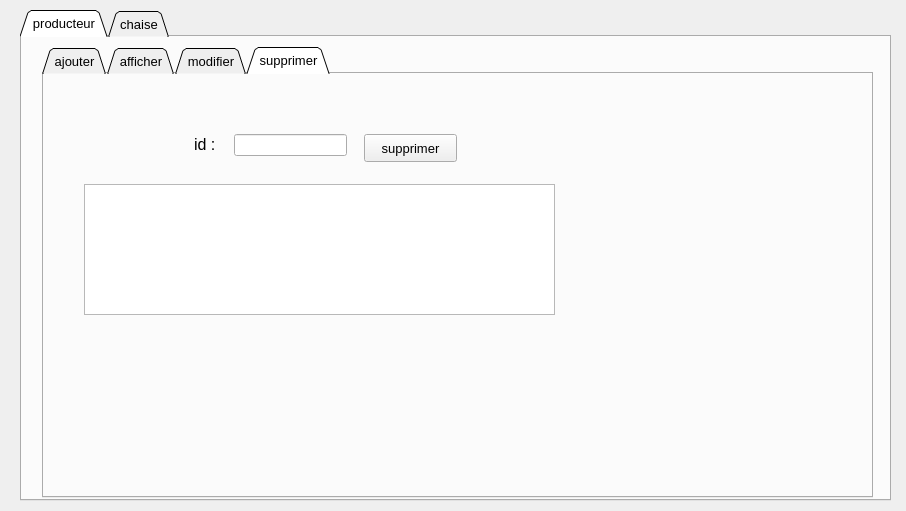
<?xml version="1.0" encoding="UTF-8"?>
<ui version="4.0">
 <class>chaise_producteur_page</class>
 <widget class="QDialog" name="chaise_producteur_page">
  <property name="geometry">
   <rect>
    <x>0</x>
    <y>0</y>
    <width>906</width>
    <height>511</height>
   </rect>
  </property>
  <property name="windowTitle">
   <string>Smart cinema</string>
  </property>
  <property name="styleSheet">
   <string notr="true">border-image: url(:/new/prefix3/beige.jpg);</string>
  </property>
  <widget class="QTabWidget" name="tabWidget">
   <property name="geometry">
    <rect>
     <x>20</x>
     <y>10</y>
     <width>871</width>
     <height>491</height>
    </rect>
   </property>
   <property name="font">
    <font>
     <pointsize>10</pointsize>
    </font>
   </property>
   <property name="styleSheet">
    <string notr="true">border-image: url(:/new/prefix3/orange.png);</string>
   </property>
   <property name="tabShape">
    <enum>QTabWidget::Triangular</enum>
   </property>
   <property name="currentIndex">
    <number>0</number>
   </property>
   <widget class="QWidget" name="tab">
    <attribute name="title">
     <string>producteur</string>
    </attribute>
    <widget class="QTabWidget" name="tabWidget_2">
     <property name="geometry">
      <rect>
       <x>20</x>
       <y>10</y>
       <width>831</width>
       <height>451</height>
      </rect>
     </property>
     <property name="font">
      <font>
       <pointsize>10</pointsize>
      </font>
     </property>
     <property name="styleSheet">
      <string notr="true">border-image: url(:/new/prefix2/marron.jpg);</string>
     </property>
     <property name="tabShape">
      <enum>QTabWidget::Triangular</enum>
     </property>
     <property name="currentIndex">
      <number>3</number>
     </property>
     <widget class="QWidget" name="tab_3">
      <attribute name="title">
       <string>ajouter</string>
      </attribute>
      <widget class="QLineEdit" name="lineEdit">
       <property name="geometry">
        <rect>
         <x>290</x>
         <y>50</y>
         <width>113</width>
         <height>22</height>
        </rect>
       </property>
       <property name="styleSheet">
        <string notr="true">border-image: whit
</string>
       </property>
      </widget>
      <widget class="QLineEdit" name="lineEdit_2">
       <property name="geometry">
        <rect>
         <x>290</x>
         <y>90</y>
         <width>113</width>
         <height>22</height>
        </rect>
       </property>
       <property name="styleSheet">
        <string notr="true">border-image: whit
</string>
       </property>
      </widget>
      <widget class="QLineEdit" name="lineEdit_3">
       <property name="geometry">
        <rect>
         <x>290</x>
         <y>130</y>
         <width>113</width>
         <height>22</height>
        </rect>
       </property>
       <property name="styleSheet">
        <string notr="true">border-image: whit
</string>
       </property>
      </widget>
      <widget class="QLineEdit" name="lineEdit_4">
       <property name="geometry">
        <rect>
         <x>290</x>
         <y>170</y>
         <width>113</width>
         <height>22</height>
        </rect>
       </property>
       <property name="styleSheet">
        <string notr="true">border-image: whit
</string>
       </property>
      </widget>
      <widget class="QLineEdit" name="lineEdit_5">
       <property name="geometry">
        <rect>
         <x>290</x>
         <y>210</y>
         <width>113</width>
         <height>22</height>
        </rect>
       </property>
       <property name="styleSheet">
        <string notr="true">border-image: whit
</string>
       </property>
      </widget>
      <widget class="QLabel" name="label">
       <property name="geometry">
        <rect>
         <x>220</x>
         <y>50</y>
         <width>61</width>
         <height>20</height>
        </rect>
       </property>
       <property name="font">
        <font>
         <pointsize>12</pointsize>
        </font>
       </property>
       <property name="styleSheet">
        <string notr="true"/>
       </property>
       <property name="text">
        <string>nom :</string>
       </property>
      </widget>
      <widget class="QLabel" name="label_2">
       <property name="geometry">
        <rect>
         <x>200</x>
         <y>90</y>
         <width>81</width>
         <height>21</height>
        </rect>
       </property>
       <property name="font">
        <font>
         <pointsize>12</pointsize>
        </font>
       </property>
       <property name="text">
        <string>prenom :</string>
       </property>
      </widget>
      <widget class="QLabel" name="label_3">
       <property name="geometry">
        <rect>
         <x>240</x>
         <y>130</y>
         <width>41</width>
         <height>20</height>
        </rect>
       </property>
       <property name="font">
        <font>
         <pointsize>12</pointsize>
        </font>
       </property>
       <property name="text">
        <string>id :</string>
       </property>
      </widget>
      <widget class="QLabel" name="label_4">
       <property name="geometry">
        <rect>
         <x>210</x>
         <y>170</y>
         <width>55</width>
         <height>21</height>
        </rect>
       </property>
       <property name="font">
        <font>
         <pointsize>12</pointsize>
        </font>
       </property>
       <property name="text">
        <string>email : </string>
       </property>
      </widget>
      <widget class="QLabel" name="label_5">
       <property name="geometry">
        <rect>
         <x>180</x>
         <y>210</y>
         <width>91</width>
         <height>20</height>
        </rect>
       </property>
       <property name="font">
        <font>
         <pointsize>12</pointsize>
        </font>
       </property>
       <property name="text">
        <string>télephone :</string>
       </property>
      </widget>
      <widget class="QLineEdit" name="lineEdit_6">
       <property name="geometry">
        <rect>
         <x>290</x>
         <y>250</y>
         <width>113</width>
         <height>22</height>
        </rect>
       </property>
       <property name="styleSheet">
        <string notr="true">border-image: whit
</string>
       </property>
      </widget>
      <widget class="QLabel" name="label_6">
       <property name="geometry">
        <rect>
         <x>190</x>
         <y>250</y>
         <width>71</width>
         <height>16</height>
        </rect>
       </property>
       <property name="font">
        <font>
         <pointsize>12</pointsize>
        </font>
       </property>
       <property name="text">
        <string>adresse :</string>
       </property>
      </widget>
      <widget class="QPushButton" name="pushButton">
       <property name="geometry">
        <rect>
         <x>320</x>
         <y>340</y>
         <width>151</width>
         <height>28</height>
        </rect>
       </property>
       <property name="styleSheet">
        <string notr="true">border-image: url(:/new/prefix3/orange.png);</string>
       </property>
       <property name="text">
        <string>ajouter</string>
       </property>
      </widget>
     </widget>
     <widget class="QWidget" name="tab_5">
      <attribute name="title">
       <string>afficher</string>
      </attribute>
      <widget class="QTableView" name="tableView">
       <property name="geometry">
        <rect>
         <x>60</x>
         <y>50</y>
         <width>411</width>
         <height>241</height>
        </rect>
       </property>
       <property name="styleSheet">
        <string notr="true">
border-image: whit
</string>
       </property>
      </widget>
      <widget class="QPushButton" name="pushButton_7">
       <property name="geometry">
        <rect>
         <x>550</x>
         <y>100</y>
         <width>93</width>
         <height>28</height>
        </rect>
       </property>
       <property name="styleSheet">
        <string notr="true">border-image: url(:/new/prefix3/orange.png);</string>
       </property>
       <property name="text">
        <string>pdf</string>
       </property>
      </widget>
      <widget class="QPushButton" name="pushButton_8">
       <property name="geometry">
        <rect>
         <x>550</x>
         <y>150</y>
         <width>93</width>
         <height>28</height>
        </rect>
       </property>
       <property name="styleSheet">
        <string notr="true">border-image: url(:/new/prefix3/orange.png);</string>
       </property>
       <property name="text">
        <string>imprimer</string>
       </property>
      </widget>
     </widget>
     <widget class="QWidget" name="tab_4">
      <attribute name="title">
       <string>modifier</string>
      </attribute>
      <widget class="QTableView" name="tableView_2">
       <property name="geometry">
        <rect>
         <x>20</x>
         <y>120</y>
         <width>311</width>
         <height>121</height>
        </rect>
       </property>
       <property name="styleSheet">
        <string notr="true">border-image: whit
</string>
       </property>
      </widget>
      <widget class="QLineEdit" name="lineEdit_8">
       <property name="geometry">
        <rect>
         <x>460</x>
         <y>20</y>
         <width>113</width>
         <height>22</height>
        </rect>
       </property>
       <property name="styleSheet">
        <string notr="true">border-image: whit
</string>
       </property>
      </widget>
      <widget class="QLineEdit" name="lineEdit_9">
       <property name="geometry">
        <rect>
         <x>460</x>
         <y>70</y>
         <width>113</width>
         <height>22</height>
        </rect>
       </property>
       <property name="styleSheet">
        <string notr="true">border-image: whit
</string>
       </property>
      </widget>
      <widget class="QLineEdit" name="lineEdit_10">
       <property name="geometry">
        <rect>
         <x>120</x>
         <y>80</y>
         <width>113</width>
         <height>22</height>
        </rect>
       </property>
       <property name="styleSheet">
        <string notr="true">border-image: whit
</string>
       </property>
      </widget>
      <widget class="QLineEdit" name="lineEdit_11">
       <property name="geometry">
        <rect>
         <x>460</x>
         <y>110</y>
         <width>113</width>
         <height>22</height>
        </rect>
       </property>
       <property name="styleSheet">
        <string notr="true">border-image: whit
</string>
       </property>
      </widget>
      <widget class="QLineEdit" name="lineEdit_12">
       <property name="geometry">
        <rect>
         <x>460</x>
         <y>190</y>
         <width>113</width>
         <height>22</height>
        </rect>
       </property>
       <property name="styleSheet">
        <string notr="true">border-image: whit
</string>
       </property>
      </widget>
      <widget class="QLineEdit" name="lineEdit_14">
       <property name="geometry">
        <rect>
         <x>460</x>
         <y>150</y>
         <width>113</width>
         <height>22</height>
        </rect>
       </property>
       <property name="styleSheet">
        <string notr="true">border-image: whit
</string>
       </property>
      </widget>
      <widget class="QLabel" name="label_8">
       <property name="geometry">
        <rect>
         <x>380</x>
         <y>20</y>
         <width>55</width>
         <height>16</height>
        </rect>
       </property>
       <property name="font">
        <font>
         <pointsize>12</pointsize>
        </font>
       </property>
       <property name="text">
        <string>nom :</string>
       </property>
      </widget>
      <widget class="QLabel" name="label_9">
       <property name="geometry">
        <rect>
         <x>360</x>
         <y>70</y>
         <width>71</width>
         <height>16</height>
        </rect>
       </property>
       <property name="font">
        <font>
         <pointsize>12</pointsize>
        </font>
       </property>
       <property name="text">
        <string>prenom :</string>
       </property>
      </widget>
      <widget class="QLabel" name="label_10">
       <property name="geometry">
        <rect>
         <x>60</x>
         <y>80</y>
         <width>55</width>
         <height>16</height>
        </rect>
       </property>
       <property name="font">
        <font>
         <pointsize>12</pointsize>
        </font>
       </property>
       <property name="text">
        <string>id :</string>
       </property>
      </widget>
      <widget class="QLabel" name="label_11">
       <property name="geometry">
        <rect>
         <x>390</x>
         <y>110</y>
         <width>55</width>
         <height>16</height>
        </rect>
       </property>
       <property name="font">
        <font>
         <pointsize>12</pointsize>
        </font>
       </property>
       <property name="text">
        <string>mail :</string>
       </property>
      </widget>
      <widget class="QLabel" name="label_12">
       <property name="geometry">
        <rect>
         <x>360</x>
         <y>190</y>
         <width>71</width>
         <height>16</height>
        </rect>
       </property>
       <property name="font">
        <font>
         <pointsize>12</pointsize>
        </font>
       </property>
       <property name="text">
        <string>adresse :</string>
       </property>
      </widget>
      <widget class="QLabel" name="label_14">
       <property name="geometry">
        <rect>
         <x>350</x>
         <y>150</y>
         <width>81</width>
         <height>16</height>
        </rect>
       </property>
       <property name="font">
        <font>
         <pointsize>12</pointsize>
        </font>
       </property>
       <property name="text">
        <string>telephone :</string>
       </property>
      </widget>
      <widget class="QPushButton" name="pushButton_2">
       <property name="geometry">
        <rect>
         <x>110</x>
         <y>280</y>
         <width>141</width>
         <height>28</height>
        </rect>
       </property>
       <property name="styleSheet">
        <string notr="true">border-image: url(:/new/prefix3/orange.png);</string>
       </property>
       <property name="text">
        <string>modifier</string>
       </property>
      </widget>
     </widget>
     <widget class="QWidget" name="tab_6">
      <attribute name="title">
       <string>supprimer</string>
      </attribute>
      <widget class="QTableView" name="tableView_3">
       <property name="geometry">
        <rect>
         <x>40</x>
         <y>110</y>
         <width>471</width>
         <height>131</height>
        </rect>
       </property>
       <property name="styleSheet">
        <string notr="true">border-image: whit
</string>
       </property>
      </widget>
      <widget class="QLabel" name="label_15">
       <property name="geometry">
        <rect>
         <x>150</x>
         <y>60</y>
         <width>31</width>
         <height>20</height>
        </rect>
       </property>
       <property name="font">
        <font>
         <pointsize>12</pointsize>
        </font>
       </property>
       <property name="text">
        <string>id :</string>
       </property>
      </widget>
      <widget class="QLineEdit" name="lineEdit_15">
       <property name="geometry">
        <rect>
         <x>190</x>
         <y>60</y>
         <width>113</width>
         <height>22</height>
        </rect>
       </property>
       <property name="styleSheet">
        <string notr="true">border-image: whit
</string>
       </property>
      </widget>
      <widget class="QPushButton" name="pushButton_3">
       <property name="geometry">
        <rect>
         <x>320</x>
         <y>60</y>
         <width>93</width>
         <height>28</height>
        </rect>
       </property>
       <property name="styleSheet">
        <string notr="true">border-image: url(:/new/prefix3/orange.png);</string>
       </property>
       <property name="text">
        <string>supprimer</string>
       </property>
      </widget>
     </widget>
    </widget>
   </widget>
   <widget class="QWidget" name="tab_2">
    <attribute name="title">
     <string>chaise</string>
    </attribute>
    <widget class="QTabWidget" name="tabWidget_3">
     <property name="geometry">
      <rect>
       <x>20</x>
       <y>10</y>
       <width>831</width>
       <height>451</height>
      </rect>
     </property>
     <property name="font">
      <font>
       <pointsize>10</pointsize>
      </font>
     </property>
     <property name="styleSheet">
      <string notr="true">border-image: url(:/new/prefix2/marron.jpg);</string>
     </property>
     <property name="tabShape">
      <enum>QTabWidget::Triangular</enum>
     </property>
     <property name="currentIndex">
      <number>3</number>
     </property>
     <widget class="QWidget" name="tab_7">
      <attribute name="title">
       <string>ajouter</string>
      </attribute>
      <widget class="QLabel" name="label_16">
       <property name="geometry">
        <rect>
         <x>120</x>
         <y>85</y>
         <width>81</width>
         <height>31</height>
        </rect>
       </property>
       <property name="font">
        <font>
         <pointsize>12</pointsize>
        </font>
       </property>
       <property name="text">
        <string>numero :</string>
       </property>
      </widget>
      <widget class="QLabel" name="label_17">
       <property name="geometry">
        <rect>
         <x>120</x>
         <y>150</y>
         <width>81</width>
         <height>21</height>
        </rect>
       </property>
       <property name="font">
        <font>
         <pointsize>12</pointsize>
        </font>
       </property>
       <property name="text">
        <string>type :</string>
       </property>
      </widget>
      <widget class="QLineEdit" name="lineEdit_16">
       <property name="geometry">
        <rect>
         <x>210</x>
         <y>90</y>
         <width>113</width>
         <height>22</height>
        </rect>
       </property>
       <property name="styleSheet">
        <string notr="true">border-image: whit
</string>
       </property>
      </widget>
      <widget class="QPushButton" name="pushButton_4">
       <property name="geometry">
        <rect>
         <x>440</x>
         <y>120</y>
         <width>93</width>
         <height>28</height>
        </rect>
       </property>
       <property name="styleSheet">
        <string notr="true">border-image: url(:/new/prefix3/orange.png);</string>
       </property>
       <property name="text">
        <string>ajouter</string>
       </property>
      </widget>
      <widget class="QComboBox" name="comboBox_2">
       <property name="geometry">
        <rect>
         <x>210</x>
         <y>150</y>
         <width>111</width>
         <height>22</height>
        </rect>
       </property>
       <property name="styleSheet">
        <string notr="true">border-image: whit
</string>
       </property>
       <item>
        <property name="text">
         <string>NORMAL</string>
        </property>
       </item>
       <item>
        <property name="text">
         <string>VIP</string>
        </property>
       </item>
      </widget>
     </widget>
     <widget class="QWidget" name="tab_8">
      <attribute name="title">
       <string>afficher</string>
      </attribute>
      <widget class="QTableView" name="tableView_4">
       <property name="geometry">
        <rect>
         <x>90</x>
         <y>30</y>
         <width>561</width>
         <height>371</height>
        </rect>
       </property>
       <property name="styleSheet">
        <string notr="true">border-image: whit
</string>
       </property>
      </widget>
     </widget>
     <widget class="QWidget" name="tab_9">
      <attribute name="title">
       <string>modifier </string>
      </attribute>
      <widget class="QLineEdit" name="lineEdit_18">
       <property name="geometry">
        <rect>
         <x>110</x>
         <y>71</y>
         <width>121</width>
         <height>31</height>
        </rect>
       </property>
       <property name="styleSheet">
        <string notr="true">border-image: whit
</string>
       </property>
      </widget>
      <widget class="QLabel" name="label_18">
       <property name="geometry">
        <rect>
         <x>20</x>
         <y>75</y>
         <width>71</width>
         <height>21</height>
        </rect>
       </property>
       <property name="font">
        <font>
         <pointsize>12</pointsize>
        </font>
       </property>
       <property name="text">
        <string>numero :</string>
       </property>
      </widget>
      <widget class="QLabel" name="label_19">
       <property name="geometry">
        <rect>
         <x>420</x>
         <y>60</y>
         <width>55</width>
         <height>21</height>
        </rect>
       </property>
       <property name="font">
        <font>
         <pointsize>12</pointsize>
        </font>
       </property>
       <property name="text">
        <string>type :</string>
       </property>
      </widget>
      <widget class="QTableView" name="tableView_5">
       <property name="geometry">
        <rect>
         <x>20</x>
         <y>120</y>
         <width>281</width>
         <height>121</height>
        </rect>
       </property>
       <property name="styleSheet">
        <string notr="true">border-image: whit
</string>
       </property>
      </widget>
      <widget class="QPushButton" name="pushButton_5">
       <property name="geometry">
        <rect>
         <x>460</x>
         <y>120</y>
         <width>161</width>
         <height>51</height>
        </rect>
       </property>
       <property name="styleSheet">
        <string notr="true">border-image: url(:/new/prefix3/orange.png);</string>
       </property>
       <property name="text">
        <string>modifier</string>
       </property>
      </widget>
      <widget class="QComboBox" name="comboBox">
       <property name="geometry">
        <rect>
         <x>480</x>
         <y>60</y>
         <width>141</width>
         <height>31</height>
        </rect>
       </property>
       <property name="styleSheet">
        <string notr="true">border-image: whit
</string>
       </property>
       <item>
        <property name="text">
         <string>NORMAL</string>
        </property>
       </item>
       <item>
        <property name="text">
         <string>VIP</string>
        </property>
       </item>
      </widget>
     </widget>
     <widget class="QWidget" name="tab_10">
      <attribute name="title">
       <string>supprimer</string>
      </attribute>
      <widget class="QLabel" name="label_20">
       <property name="geometry">
        <rect>
         <x>170</x>
         <y>80</y>
         <width>91</width>
         <height>16</height>
        </rect>
       </property>
       <property name="font">
        <font>
         <pointsize>12</pointsize>
        </font>
       </property>
       <property name="text">
        <string>numero :</string>
       </property>
      </widget>
      <widget class="QLineEdit" name="lineEdit_20">
       <property name="geometry">
        <rect>
         <x>250</x>
         <y>80</y>
         <width>113</width>
         <height>22</height>
        </rect>
       </property>
       <property name="styleSheet">
        <string notr="true">border-image: whit
</string>
       </property>
      </widget>
      <widget class="QPushButton" name="pushButton_6">
       <property name="geometry">
        <rect>
         <x>380</x>
         <y>80</y>
         <width>151</width>
         <height>28</height>
        </rect>
       </property>
       <property name="styleSheet">
        <string notr="true">border-image: url(:/new/prefix3/orange.png);</string>
       </property>
       <property name="text">
        <string>supprimer</string>
       </property>
      </widget>
      <widget class="QTableView" name="tableView_6">
       <property name="geometry">
        <rect>
         <x>120</x>
         <y>130</y>
         <width>256</width>
         <height>192</height>
        </rect>
       </property>
       <property name="styleSheet">
        <string notr="true">border-image: whit
</string>
       </property>
      </widget>
     </widget>
    </widget>
   </widget>
  </widget>
 </widget>
 <resources/>
 <connections/>
</ui>
